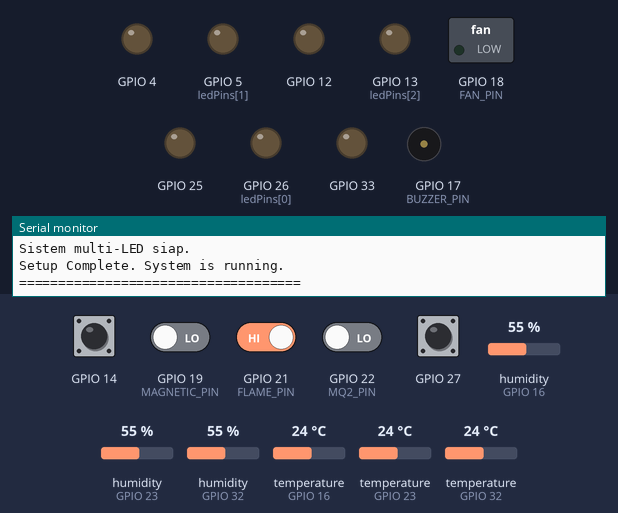
A sketch run on a simulated ESP32. Shown: switched loads named in the sketch (green lamp = pin HIGH), output pins drawn as LEDs (lit = HIGH), buzzer (waves = sounding, pin HIGH), the last lines printed to the serial monitor. Inputs (shaded band) come from the test bench; at power-on: GPIO 14, GPIO 21 (FLAME_PIN), GPIO 27 HIGH, GPIO 19 (MAGNETIC_PIN), GPIO 22 (MQ2_PIN) LOW, humidity (sensors on GPIO 16, GPIO 32, GPIO 23) 55 %, temperature (sensors on GPIO 16, GPIO 23, GPIO 32) 24 °C. WiFi joins after 1.5 s; servers stay silent unless stated; uploads are accepted with an empty reply.

Above: at 3.2 s.
3.3 s: GPIO 21 (FLAME_PIN) driven LOW
At 11.0 s:
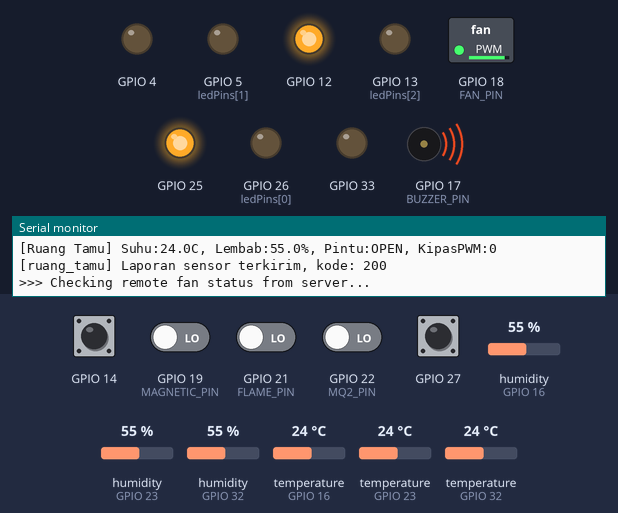
12.4 s: humidity (sensor on GPIO 16) set to 69 %
21.8 s: humidity (sensor on GPIO 16) set to 72 %
At 31.1 s:
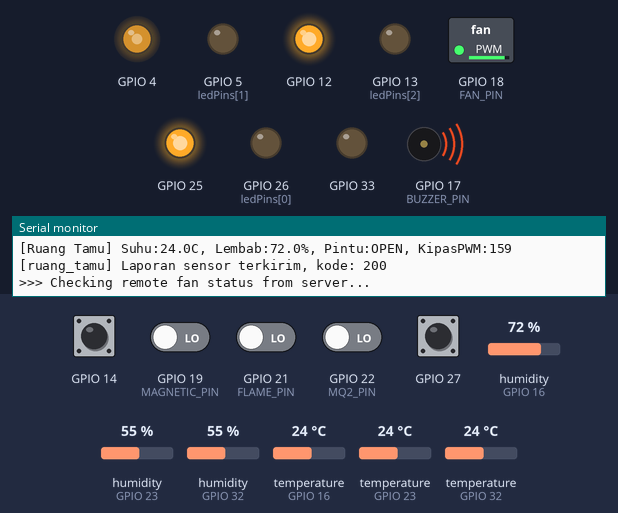
32.1 s: humidity (sensor on GPIO 32) set to 69 %
41.6 s: humidity (sensor on GPIO 32) set to 72 %
At 51.2 s:
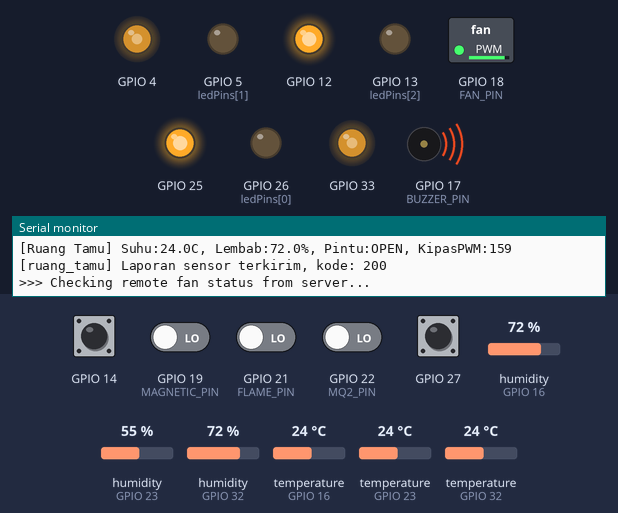
51.9 s: temperature (sensor on GPIO 16) set to 33 °C
At 61.1 s:
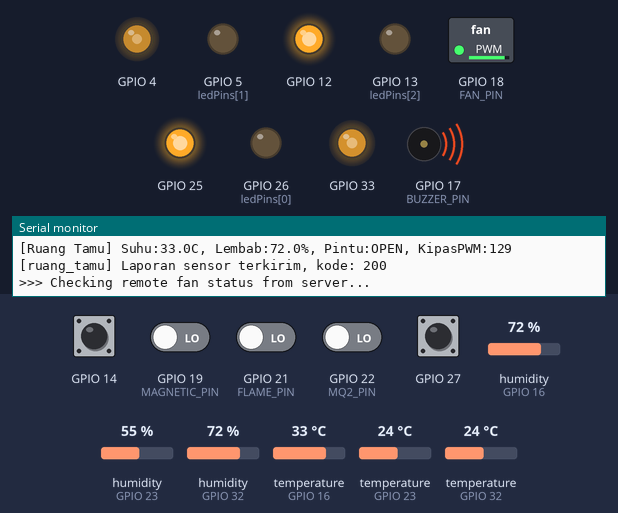
Timing chart, 0 to 62.6 s (numbered marks = the images above; inputs shaded):
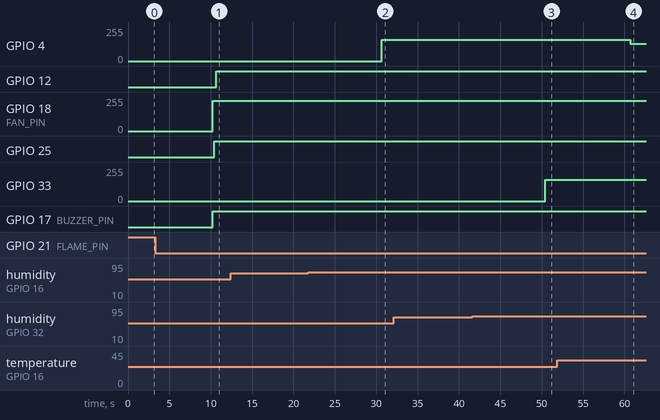

The sketch:

draft_home.ino
```cpp
// =================================================================
//                 SMART HOME INTEGRATED SYSTEM
//             File Utama (.ino) - Penanggung Jawab Loop
// =================================================================

// --- Pustaka Pihak Ketiga ---
#include <Arduino.h>

// --- Header Konfigurasi & Penyedia Fungsi ---
// Letakkan file yang menyediakan fungsi (seperti wifi dan api) di bagian atas.
#include "wifi_config.h"
#include "api_handler.h"      // Diperbaiki dan menyediakan fungsi untuk file di bawahnya.

// --- Header Modul Ruangan ---
// File-file ini menggunakan fungsi dari api_handler.h
#include "fuzzy_controller.h" // Diperlukan oleh dapur.h
#include "dapur.h"
#include "kamar.h"
#include "ruang_tamu.h"
#include "led.h"

// --- Variabel Global untuk Manajemen Waktu ---
unsigned long previousDapurMillis = 0;
const long dapurInterval = 10000;

unsigned long previousKamarMillis = 0;
const long kamarInterval = 10000;

unsigned long previousRuangTamuMillis = 0;
const long ruangTamuInterval = 10000;

unsigned long previousLedSyncMillis = 0;
const long ledSyncInterval = 10000;

unsigned long previousSyncMillis = 0;
const long syncInterval = 10000; // Tanya ke server setiap 5 detik

// --- Fungsi setup() ---
void setup() {
    Serial.begin(115200);
    while (!Serial);
    Serial.println("Booting up Integrated Smart Home System...");

    connectToWiFi();

    Serial.println("Initializing Systems...");
    setupDapur();
    setupKamar();
    setupRuangTamu();
    setupLeds();
    Serial.println("Setup Complete. System is running.");
    Serial.println("====================================");
}

// --- Fungsi loop() ---
void loop() {
    unsigned long currentMillis = millis();
    runAllLedBlinks();

    if (currentMillis - previousLedSyncMillis >= ledSyncInterval) { // Buat timer baru
     previousLedSyncMillis = currentMillis;
     syncAllLedStates();
    }

    // Jalankan pengecekan sensor untuk setiap ruangan
    if (currentMillis - previousDapurMillis >= dapurInterval) {
        previousDapurMillis = currentMillis;
        runSystemCheck();
    }
    if (currentMillis - previousKamarMillis >= kamarInterval) {
        previousKamarMillis = currentMillis;
        loopKamar();
    }
    if (currentMillis - previousRuangTamuMillis >= ruangTamuInterval) {
        previousRuangTamuMillis = currentMillis;
        loopRuangTamu();
    }

    // Sinkronisasi Status Kipas dari Server
    if (currentMillis - previousSyncMillis >= syncInterval) {
        previousSyncMillis = currentMillis;
        Serial.println("\n>>> Checking remote fan status from server...");

        // Panggil fungsi sinkronisasi untuk setiap ruangan
        syncFanStatusFromServer("dapur");
        delay(100);
        syncFanStatusFromServer("kamar");
        delay(100);
        syncFanStatusFromServer("ruang_tamu");
    }
}
```

api_handler.h
```cpp
#ifndef API_HANDLER_H
#define API_HANDLER_H

#include <HTTPClient.h>
#include <ArduinoJson.h>
#include <WiFi.h>

// =================================================================
//          --- FORWARD DECLARATIONS (INI PERBAIKANNYA) ---
// Memberitahu file ini bahwa fungsi-fungsi berikut ada di file lain.
// Ini untuk mengatasi error 'was not declared in this scope'.
// =================================================================
void setFanOverride_dapur(bool isManual);
void setFanOverride_kamar(bool isManual);
void setFanOverride_ruang_tamu(bool isManual);


// --- Konfigurasi URL Server ---
const char* serverBaseUrl = "http://192.168.250.208:8080";

/**
 * @brief Mengirim data dari perangkat manapun ke server menggunakan endpoint generik.
 */
void sendDeviceDataToServer(const char* deviceID, const JsonDocument& doc) {
  if (WiFi.status() != WL_CONNECTED) {
    Serial.printf("[%s] WiFi tidak terhubung, pengiriman data dibatalkan.\n", deviceID);
    return;
  }
  String apiUrl = String(serverBaseUrl) + "/sensors/data/" + String(deviceID);
  HTTPClient http;
  http.begin(apiUrl);
  http.addHeader("Content-Type", "application/json");
  String requestBody;
  serializeJson(doc, requestBody);
  int httpResponseCode = http.POST(requestBody);
  if (httpResponseCode > 0) {
    Serial.printf("[%s] Laporan sensor terkirim, kode: %d\n", deviceID, httpResponseCode);
  } else {
    Serial.printf("[%s] Gagal mengirim laporan sensor, error: %s\n", deviceID, http.errorToString(httpResponseCode).c_str());
  }
  http.end();
}

/**
 * @brief Bertanya ke server mengenai status override kipas dan menyinkronkannya.
 */
void syncFanStatusFromServer(const char* deviceID) {
    if (WiFi.status() != WL_CONNECTED) {
        return;
    }

    // ==================================================================
    //          --- PERBAIKAN: HAPUS AWALAN "/api" ---
    // URL ini sekarang disesuaikan dengan rute yang terdaftar di GIN
    // ==================================================================
    String statusUrl = String(serverBaseUrl) + "/devices/" + String(deviceID) + "/status";

    HTTPClient http;
    http.begin(statusUrl);
    http.setTimeout(3000);

    int httpCode = http.GET();

    if (httpCode == HTTP_CODE_OK) {
        String payload = http.getString();
        StaticJsonDocument<128> doc;
        DeserializationError error = deserializeJson(doc, payload);

        if (error) {
            Serial.printf("[%s] Gagal parsing JSON status: %s\n", deviceID, error.c_str());
            http.end();
            return;
        }

        bool isOverrideActive = doc["is_fan_override_active"];

        // Memanggil fungsi yang sudah di-deklarasikan di atas
        if (strcmp(deviceID, "dapur") == 0) {
            setFanOverride_dapur(isOverrideActive);
        } else if (strcmp(deviceID, "kamar") == 0) {
            setFanOverride_kamar(isOverrideActive);
        } else if (strcmp(deviceID, "ruang_tamu") == 0) {
            setFanOverride_ruang_tamu(isOverrideActive);
        }

    }
    http.end();
}

#endif // API_HANDLER_H
```

dapur.h
```cpp
#ifndef KITCHEN_CONTROL_H
#define KITCHEN_CONTROL_H

#include <DHT.h>
#include <Fuzzy.h>
#include "api_handler.h"
#include "fuzzy_controller.h" // Asumsi file ini ada

// --- Definisi Pin & Konfigurasi ---
#define DHTPIN 23
#define DHTTYPE DHT11
#define FAN_PIN 18
#define MQ2_PIN 22
#define FLAME_PIN 21
#define MAGNETIC_PIN 19 // Dihapus
#define BUZZER_PIN 17
#define PWM_CHANNEL 0
#define PWM_FREQ 1000
#define PWM_RESOLUTION 8

DHT dht_dapur(DHTPIN, DHTTYPE);
Fuzzy* fuzzy_dapur = new Fuzzy();

// --- Variabel Global Status Dapur ---
float lastTemperature = 0;
float lastHumidity = 0;
int lastGasValue = 0;
int lastFlameValue = 0;
int lastMagneticValue = 0; // Dihapus
int lastFanPWM = 0;
String lastDoorStatus = "CLOSED"; // Dihapus

// --- Flag untuk Manual Override ---
bool manualFanOverride_dapur = false;

unsigned long lastSendTime = 0;
const unsigned long sendInterval = 60000;

// --- Fungsi Setup ---
void setupDapur() {
  dht_dapur.begin();
  pinMode(MQ2_PIN, INPUT);
  pinMode(FLAME_PIN, INPUT);
  // pinMode(MAGNETIC_PIN, INPUT_PULLUP); // Dihapus
  pinMode(BUZZER_PIN, OUTPUT);
  ledcSetup(PWM_CHANNEL, PWM_FREQ, PWM_RESOLUTION);
  ledcAttachPin(FAN_PIN, PWM_CHANNEL);
  initializeFuzzySystem(fuzzy_dapur);
  Serial.println("Sistem Dapur Terinisialisasi.");
}

// --- Fungsi untuk mengontrol mode kipas dapur ---
void setFanOverride_dapur(bool isManual) {
  manualFanOverride_dapur = isManual;
  Serial.printf("[Dapur] Mode kipas diubah ke: %s\n", isManual ? "MANUAL" : "OTOMATIS");
}

// --- Fungsi Kontrol Utama (Loop) ---
void runSystemCheck() {
  float suhu = dht_dapur.readTemperature();
  float kelembaban = dht_dapur.readHumidity();
  int gasValue = digitalRead(MQ2_PIN);
  int flameValue = digitalRead(FLAME_PIN);
  lastMagneticValue = digitalRead(MAGNETIC_PIN); // Dihapus
  lastDoorStatus = (lastMagneticValue == HIGH) ? "OPEN" : "CLOSED"; // Dihapus

  if (isnan(suhu) || isnan(kelembaban)) {
    Serial.println("[Dapur] Gagal membaca dari sensor DHT!");
    return;
  }

  lastTemperature = suhu;
  lastHumidity = kelembaban;
  lastGasValue = gasValue;
  lastFlameValue = flameValue;

  // Kontrol Buzzer (logika pintu dihapus)
  if (gasValue == HIGH || flameValue == LOW) {
    digitalWrite(BUZZER_PIN, HIGH);
  } else {
    digitalWrite(BUZZER_PIN, LOW);
  }

  int fanPWM;
  // --- LOGIKA MANUAL OVERRIDE ---
  if (manualFanOverride_dapur) {
    fanPWM = 255; // Paksa kecepatan 100%
  } else {
    // Mode Otomatis (Fuzzy)
    fuzzy_dapur->setInput(1, suhu);
    fuzzy_dapur->setInput(2, kelembaban);
    fuzzy_dapur->setInput(3, gasValue);
    fuzzy_dapur->setInput(4, flameValue);
    fuzzy_dapur->setInput(5, lastMagneticValue); // Dihapus
    fuzzy_dapur->fuzzify();
    fanPWM = fuzzy_dapur->defuzzify(1);
  }

  ledcWrite(PWM_CHANNEL, fanPWM);
  lastFanPWM = fanPWM;

  // Cetak status ke Serial Monitor (info pintu dihapus)
  Serial.printf("[Dapur] Suhu:%.1fC, Lembab:%.1f%%, Gas:%d, Api:%d, KipasPWM:%d\n",
    lastTemperature, lastHumidity, lastGasValue, lastFlameValue, lastFanPWM);

  // --- LOGIKA PENGIRIMAN DATA GENERIK ---
  // Kondisi darurat tidak lagi menyertakan status pintu
  bool isUrgent = (gasValue == HIGH || flameValue == LOW);
  if (isUrgent || (millis() - lastSendTime >= sendInterval)) {
    StaticJsonDocument<512> doc;
    doc["temperature"] = lastTemperature;
    doc["humidity"] = lastHumidity;
    doc["magnetic_value"] = lastMagneticValue; // Dihapus
    doc["fan_pwm"] = lastFanPWM;
    doc["gas_value"] = lastGasValue;
    doc["flame_value"] = lastFlameValue;

    // Memanggil fungsi generik dari api_handler.h
    sendDeviceDataToServer("dapur", doc);

    lastSendTime = millis();
  }
}

#endif // KITCHEN_CONTROL_H
```

fuzzy_controller.h
```cpp
#ifndef FUZZY_LOGIC_SETUP_H
#define FUZZY_LOGIC_SETUP_H

#include <Fuzzy.h>

/**
 * @brief Menginisialisasi dan mengkonfigurasi sistem logika fuzzy.
 * @param fuzzy Pointer ke objek Fuzzy yang akan dikonfigurasi.
 */
void initializeFuzzySystem(Fuzzy* fuzzy) {
  // --- Input: Temperatur & Kelembaban ---
  FuzzyInput* temperature = new FuzzyInput(1);
  FuzzySet* tempLow = new FuzzySet(26, 28, 30, 32);
  FuzzySet* tempMedium = new FuzzySet(31, 32, 34, 36);
  FuzzySet* tempHigh = new FuzzySet(35, 36, 50, 50);
  temperature->addFuzzySet(tempLow);
  temperature->addFuzzySet(tempMedium);
  temperature->addFuzzySet(tempHigh);
  fuzzy->addFuzzyInput(temperature);

  FuzzyInput* humidity = new FuzzyInput(2);
  FuzzySet* humLow = new FuzzySet(0, 0, 40, 60);
  FuzzySet* humMedium = new FuzzySet(55, 60, 70, 75);
  FuzzySet* humHigh = new FuzzySet(70, 75, 100, 100);
  humidity->addFuzzySet(humLow);
  humidity->addFuzzySet(humMedium);
  humidity->addFuzzySet(humHigh);
  fuzzy->addFuzzyInput(humidity);

  // --- Input Konsentrasi Gas (Digital) ---
  FuzzyInput* gasConcentration = new FuzzyInput(3);
  FuzzySet* gasDetected = new FuzzySet(1, 1, 1, 1);
  FuzzySet* gasSafe = new FuzzySet(0, 0, 0, 0);
  gasConcentration->addFuzzySet(gasDetected);
  gasConcentration->addFuzzySet(gasSafe);
  fuzzy->addFuzzyInput(gasConcentration);

  // --- Input Sensor Api (Digital) ---
  FuzzyInput* flame = new FuzzyInput(4);
  FuzzySet* fireDetected = new FuzzySet(0, 0, 0, 0);
  FuzzySet* noFire = new FuzzySet(1, 1, 1, 1);
  flame->addFuzzySet(fireDetected);
  flame->addFuzzySet(noFire);
  fuzzy->addFuzzyInput(flame);

  // --- Output: Kecepatan Kipas ---
  FuzzyOutput* fanSpeed = new FuzzyOutput(1);
  FuzzySet* fanOff = new FuzzySet(0, 0, 0, 0);
  FuzzySet* fanLow = new FuzzySet(80, 90, 110, 130);
  FuzzySet* fanMedium = new FuzzySet(130, 150, 170, 190);
  FuzzySet* fanHigh = new FuzzySet(190, 210, 255, 255);
  fanSpeed->addFuzzySet(fanOff);
  fanSpeed->addFuzzySet(fanLow);
  fanSpeed->addFuzzySet(fanMedium);
  fanSpeed->addFuzzySet(fanHigh);
  fuzzy->addFuzzyOutput(fanSpeed);

  // --- Aturan Fuzzy ---
  FuzzyRuleAntecedent* ifFire = new FuzzyRuleAntecedent(); ifFire->joinSingle(fireDetected);
  FuzzyRuleAntecedent* ifGas = new FuzzyRuleAntecedent(); ifGas->joinSingle(gasDetected);
  FuzzyRuleAntecedent* ifFireAndGas = new FuzzyRuleAntecedent(); ifFireAndGas->joinWithAND(ifFire, ifGas);
  FuzzyRuleConsequent* thenFanMaxEmergency = new FuzzyRuleConsequent(); thenFanMaxEmergency->addOutput(fanHigh);
  fuzzy->addFuzzyRule(new FuzzyRule(-1, ifFireAndGas, thenFanMaxEmergency));
  FuzzyRuleConsequent* thenFanHighForFire = new FuzzyRuleConsequent(); thenFanHighForFire->addOutput(fanHigh);
  fuzzy->addFuzzyRule(new FuzzyRule(0, ifFire, thenFanHighForFire));
  FuzzyRuleConsequent* thenFanHighForGas = new FuzzyRuleConsequent(); thenFanHighForGas->addOutput(fanHigh);
  fuzzy->addFuzzyRule(new FuzzyRule(1, ifGas, thenFanHighForGas));
  FuzzyRuleAntecedent* ifSafeCondition = new FuzzyRuleAntecedent(); ifSafeCondition->joinWithAND(noFire, gasSafe);
  FuzzyRuleAntecedent* humComfortable = new FuzzyRuleAntecedent(); humComfortable->joinWithOR(humLow, humMedium);
  FuzzyRuleAntecedent* ifComfortable = new FuzzyRuleAntecedent(); ifComfortable->joinWithAND(tempLow, humComfortable);
  FuzzyRuleAntecedent* ifComfortableAndSafe = new FuzzyRuleAntecedent(); ifComfortableAndSafe->joinWithAND(ifComfortable, ifSafeCondition);
  FuzzyRuleConsequent* thenFanOff = new FuzzyRuleConsequent(); thenFanOff->addOutput(fanOff);
  fuzzy->addFuzzyRule(new FuzzyRule(2, ifComfortableAndSafe, thenFanOff));
  FuzzyRuleAntecedent* ifComfortableButHumid = new FuzzyRuleAntecedent(); ifComfortableButHumid->joinWithAND(tempLow, humHigh);
  FuzzyRuleAntecedent* ifComfortableButHumidAndSafe = new FuzzyRuleAntecedent(); ifComfortableButHumidAndSafe->joinWithAND(ifComfortableButHumid, ifSafeCondition);
  FuzzyRuleConsequent* thenFanLow1 = new FuzzyRuleConsequent(); thenFanLow1->addOutput(fanLow);
  fuzzy->addFuzzyRule(new FuzzyRule(3, ifComfortableButHumidAndSafe, thenFanLow1));
  FuzzyRuleAntecedent* ifMediumTempDry = new FuzzyRuleAntecedent(); ifMediumTempDry->joinWithAND(tempMedium, humLow);
  FuzzyRuleAntecedent* ifMediumTempDryAndSafe = new FuzzyRuleAntecedent(); ifMediumTempDryAndSafe->joinWithAND(ifMediumTempDry, ifSafeCondition);
  FuzzyRuleConsequent* thenFanLow2 = new FuzzyRuleConsequent(); thenFanLow2->addOutput(fanLow);
  fuzzy->addFuzzyRule(new FuzzyRule(4, ifMediumTempDryAndSafe, thenFanLow2));
  FuzzyRuleAntecedent* humMedOrHigh = new FuzzyRuleAntecedent(); humMedOrHigh->joinWithOR(humMedium, humHigh);
  FuzzyRuleAntecedent* ifMediumTempHumid = new FuzzyRuleAntecedent(); ifMediumTempHumid->joinWithAND(tempMedium, humMedOrHigh);
  FuzzyRuleAntecedent* ifMediumTempHumidAndSafe = new FuzzyRuleAntecedent(); ifMediumTempHumidAndSafe->joinWithAND(ifMediumTempHumid, ifSafeCondition);
  FuzzyRuleConsequent* thenFanMedium = new FuzzyRuleConsequent(); thenFanMedium->addOutput(fanMedium);
  fuzzy->addFuzzyRule(new FuzzyRule(5, ifMediumTempHumidAndSafe, thenFanMedium));
  FuzzyRuleAntecedent* ifHighTemp = new FuzzyRuleAntecedent(); ifHighTemp->joinSingle(tempHigh);
  FuzzyRuleAntecedent* ifHighTempAndSafe = new FuzzyRuleAntecedent(); ifHighTempAndSafe->joinWithAND(ifHighTemp, ifSafeCondition);
  FuzzyRuleConsequent* thenFanHighForTemp = new FuzzyRuleConsequent(); thenFanHighForTemp->addOutput(fanHigh);
  fuzzy->addFuzzyRule(new FuzzyRule(6, ifHighTempAndSafe, thenFanHighForTemp));
}

#endif // FUZZY_LOGIC_SETUP_H
```

led.h
```cpp
#ifndef LED_CONTROL_H
#define LED_CONTROL_H

#include <Arduino.h>
#include <ArduinoJson.h>
#include "api_handler.h" // Asumsi api_handler.h sudah ada

// =================================================================
//          --- KONFIGURASI UNTUK 3 LED ---
// Tambahkan pin LED Anda di sini.
// =================================================================
const int ledPins[] = {26,5, 13}; // Contoh: LED 1 di pin 5, LED 2 di pin 13, LED 3 di pin 14
const int numLeds = sizeof(ledPins) / sizeof(ledPins[0]);

// Variabel untuk mengelola kedipan non-blocking untuk setiap LED
unsigned long previousBlinkMillis[numLeds] = {0};
bool isBlinkingEnabled[numLeds] = {false};
const long ledBlinkInterval = 500;

/**
 * @brief Menginisialisasi semua pin LED yang terdaftar.
 */
void setupLeds() {
    for (int i = 0; i < numLeds; i++) {
        pinMode(ledPins[i], OUTPUT);
        digitalWrite(ledPins[i], LOW); // Matikan semua LED saat startup
        isBlinkingEnabled[i] = false;
    }
    Serial.println("Sistem multi-LED siap.");
}

/**
 * @brief Menjalankan logika kedip untuk semua LED.
 * Panggil fungsi ini di dalam loop() utama.
 */
void runAllLedBlinks() {
    unsigned long currentMillis = millis();
    for (int i = 0; i < numLeds; i++) {
        if (isBlinkingEnabled[i]) {
            if (currentMillis - previousBlinkMillis[i] >= ledBlinkInterval) {
                previousBlinkMillis[i] = currentMillis;
                digitalWrite(ledPins[i], !digitalRead(ledPins[i]));
            }
        }
    }
}

/**
 * @brief Mengambil status SEMUA LED dari server dan menyesuaikannya.
 * Ini adalah fungsi kontrol utama yang baru.
 */
void syncAllLedStates() {
    if (WiFi.status() != WL_CONNECTED) return;

    // Panggil API baru: GET /api/leds/states
    String url = String(serverBaseUrl) + "/leds/states";
    HTTPClient http;
    http.begin(url);
    int httpCode = http.GET();

    if (httpCode != HTTP_CODE_OK) {
        http.end();
        return;
    }

    String payload = http.getString();
    http.end();

    // Ukuran JSON disesuaikan untuk menampung data beberapa LED
    StaticJsonDocument<1024> doc;
    DeserializationError error = deserializeJson(doc, payload);
    if (error) {
        Serial.println("Gagal parsing JSON status LED.");
        return;
    }

    JsonArray array = doc.as<JsonArray>();
    if(array.isNull()){
        return;
    }

    // Loop melalui setiap objek JSON di dalam array
    for (JsonObject ledState : array) {
        int pin = ledState["pin"];
        const char* state = ledState["state"];

        // Cari pin ini di dalam array ledPins kita
        for (int i = 0; i < numLeds; i++) {
            if (ledPins[i] == pin) {
                // Pin ditemukan, set statusnya
                if (strcmp(state, "ON") == 0) {
                    isBlinkingEnabled[i] = false;
                    digitalWrite(pin, HIGH);
                } else if (strcmp(state, "OFF") == 0) {
                    isBlinkingEnabled[i] = false;
                    digitalWrite(pin, LOW);
                } else if (strcmp(state, "BLINKING") == 0) {
                    isBlinkingEnabled[i] = true;
                }
                break; // Keluar dari loop pencarian
            }
        }
    }
}

#endif // LED_CONTROL_H
```

Source omitted: kamar.h (7223 bytes), ruang_tamu.h (7698 bytes), wifi_config.h (680 bytes)

Measured:
- the behaviour switches between 70 and 71 % on humidity (sensor on GPIO 16) (found by bisection; images 1 and 2)
- the behaviour switches between 70 and 71 % on humidity (sensor on GPIO 32) (found by bisection; images 2 and 3)
- after the input at 3.3 s, GPIO 18 (FAN_PIN): 0/255 → 226/255 after 6.9 s; GPIO 17 (BUZZER_PIN): LOW → HIGH after 6.9 s
- after the input at 21.8 s, GPIO 4: 0/255 → 158/255 after 8.9 s
- after the input at 41.6 s, GPIO 33: 0/255 → 158/255 after 8.9 s
- after the input at 51.9 s, GPIO 4: 158/255 → 128/255 after 8.8 s
